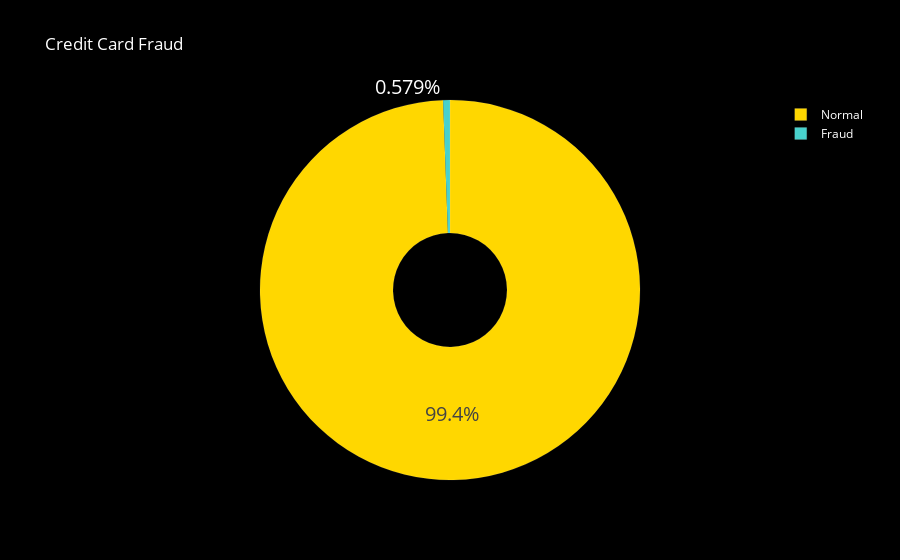

Write notebook code for a chart like this one.
### Code cell
colors = ['gold', 'mediumturquoise']
labels = ['Normal','Fraud']
values = df['is_fraud'].value_counts()/df['is_fraud'].shape[0]
fig = go.Figure(data=[go.Pie(labels = labels,
                             values=values,hole=.3)])
fig.update_traces(hoverinfo='label+percent', textinfo='percent', textfont_size=20,
                  marker=dict(colors=colors, line=dict(color='white', width=0.1)))
fig.update_layout(
    title_text="Credit Card Fraud",
    title_font_color="white",
    legend_title_font_color="yellow",
    paper_bgcolor="black",
    plot_bgcolor='black',
    font_color="white",
)
fig.show()

### Figure 1 — Plotly figure (JSON) as saved in the notebook; plotly's stock layout.template omitted (floating-point values rounded to 4 significant figures)
{"data": [{"hole": 0.3, "hoverinfo": "label+percent", "labels": ["Normal", "Fraud"], "marker": {"colors": ["gold", "mediumturquoise"], "line": {"color": "white", "width": 0.1}}, "textfont": {"size": 20}, "textinfo": "percent", "type": "pie", "values": [0.9942, 0.005789]}], "layout": {"font": {"color": "white"}, "legend": {"title": {"font": {"color": "yellow"}}}, "paper_bgcolor": "black", "plot_bgcolor": "black", "title": {"font": {"color": "white"}, "text": "Credit Card Fraud"}}}
